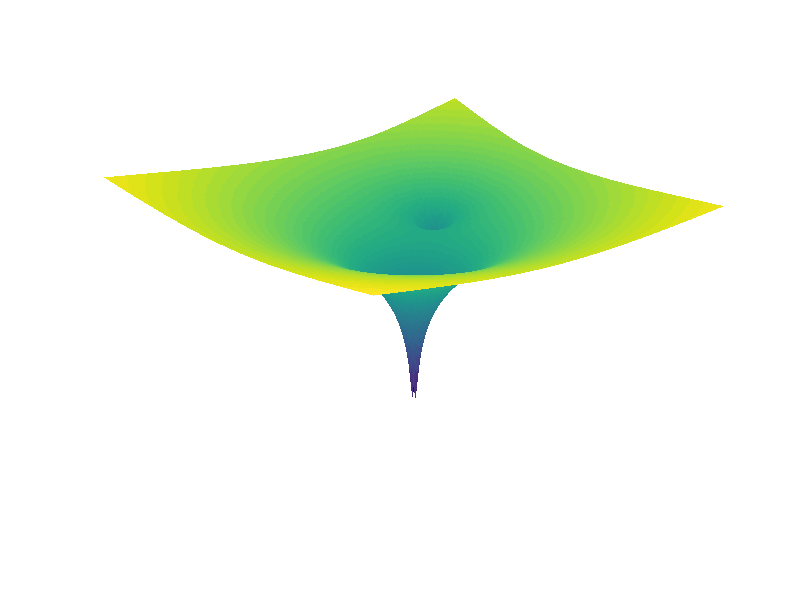

MATLAB code to generate this figure:
[X,Y] = meshgrid(-10:0.1:10,-10:0.1:10);
Z = 0.5*log(X.^2 + Y.^2) + 0.25*log((X-5).^2 + (Y-5).^2);
surf(X,Y,Z,'Edgecolor','none');
grid off 
axis off 
